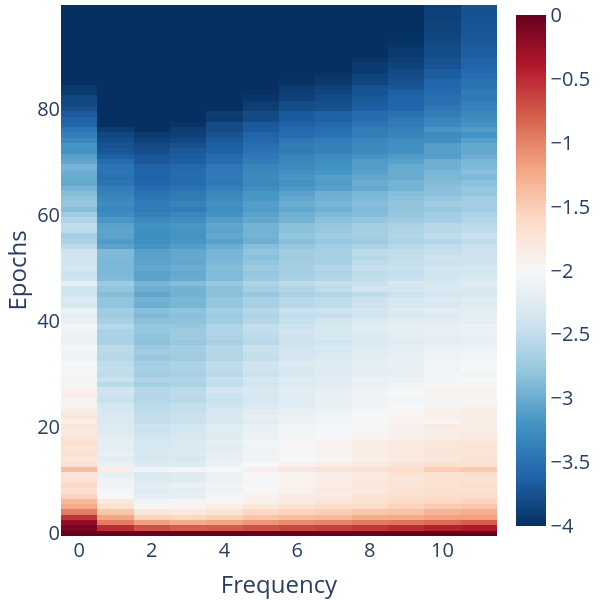

The code cell stored with this chart in its notebook:
### Code cell
data = np.load('HANO_dynamics.npz')
keys = np.array(list(data.keys()))
for key, val in data.items():
    exec(key + '=val')

x = train_f_dist_rec/train_f_dist_rec[0,:]
fig = px.imshow(np.log(x[:, :12]), color_continuous_scale='RdBu_r', origin='lower',aspect='auto', range_color=[-4,0])
fig.update_layout(
                    xaxis_title='Frequency',
                    yaxis_title='Epochs',
                   autosize=False,
                    width=600,
                    height=600,
                    font=dict(size=20),
                    margin=dict(l=5, r=5, t=5, b=10),
                   )
fig.show()

### Figure 1 — Plotly figure (JSON) as saved in the notebook; plotly's stock layout.template omitted (floating-point values rounded to 4 significant figures; data arrays with more than 128 entries replaced by an {"elided": "..."} marker saying what was removed)
{"data": [{"coloraxis": "coloraxis", "hovertemplate": "x: %{x}<br>y: %{y}<br>color: %{z}<extra></extra>", "name": "0", "type": "heatmap", "xaxis": "x", "yaxis": "y", "z": {"elided": "100x12 float values"}}], "layout": {"autosize": false, "coloraxis": {"cmax": 0, "cmin": -4, "colorscale": [[0, "rgb(5,48,97)"], [0.1, "rgb(33,102,172)"], [0.2, "rgb(67,147,195)"], [0.3, "rgb(146,197,222)"], [0.4, "rgb(209,229,240)"], [0.5, "rgb(247,247,247)"], [0.6, "rgb(253,219,199)"], [0.7, "rgb(244,165,130)"], [0.8, "rgb(214,96,77)"], [0.9, "rgb(178,24,43)"], [1, "rgb(103,0,31)"]]}, "font": {"size": 20}, "height": 600, "margin": {"b": 10, "l": 5, "r": 5, "t": 5}, "width": 600, "xaxis": {"anchor": "y", "domain": [0, 1], "title": {"text": "Frequency"}}, "yaxis": {"anchor": "x", "autorange": true, "domain": [0, 1], "title": {"text": "Epochs"}}}}
